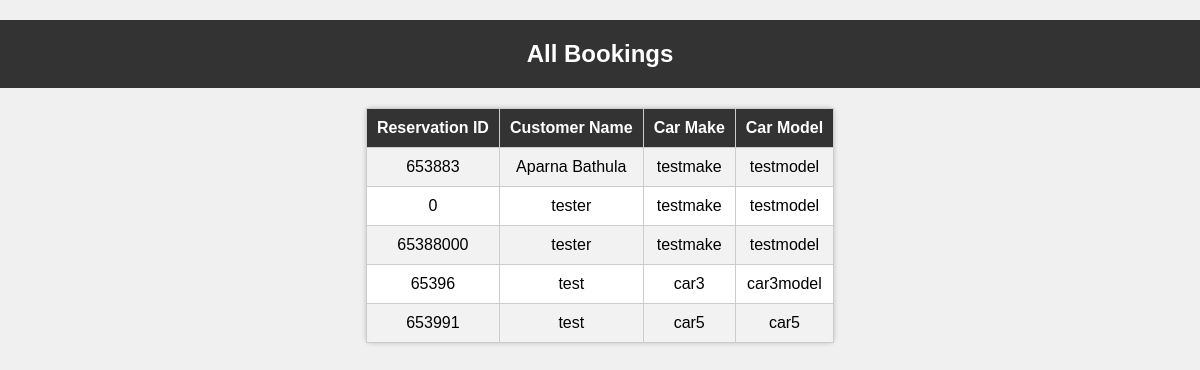
The page /vehiclerentalmanagementsystem/vehiclerental/bookings.php on the database its author committed.
### tables this page shows
CREATE TABLE `reservation` (
  `reservation_id` int(11) NOT NULL,
  `customer_id` int(11) NOT NULL,
  `car_id` int(11) NOT NULL
);

CREATE TABLE `customer` (
  `customer_id` varchar(200) NOT NULL,
  `name` varchar(255) NOT NULL,
  `email` varchar(255) NOT NULL,
  `phone_number` varchar(100) NOT NULL,
  `password` varchar(200) NOT NULL
);

CREATE TABLE `car` (
  `car_id` int(11) NOT NULL,
  `make` varchar(255) NOT NULL,
  `model` varchar(255) NOT NULL,
  `condition` varchar(255) NOT NULL
);

### vehiclerentalmanagementsystem/vehiclerental/bookings.php (the view, shortened to what this page needs)
<!DOCTYPE html>
<html>
<head>
</head>
<body>
    <?php
    require_once('config.php');
    $sql = "SELECT r.reservation_id, c.name AS customer_name, car.make, car.model FROM reservation r
            INNER JOIN customer c ON r.customer_id = c.customer_id
            INNER JOIN car ON r.car_id = car.car_id";
    $result = $conn->query($sql);
    if ($result->num_rows > 0) {
        echo "<h2>All Bookings</h2>";
        echo "<table border='1'>";
        echo "<tr><th>Reservation ID</th><th>Customer Name</th><th>Car Make</th><th>Car Model</th></tr>";
        while ($row = $result->fetch_assoc()) {
            echo "<tr>";
            echo "<td>" . $row["reservation_id"] . "</td>";
            echo "<td>" . $row["customer_name"] . "</td>";
            echo "<td>" . $row["make"] . "</td>";
            echo "<td>" . $row["model"] . "</td>";
            echo "</tr>";
        }
        echo "</table>";
    } else {
        echo "No bookings found.";
    }
    ?>
</body>
</html>

### vehiclerentalmanagementsystem/vehiclerental/bookings.php (style rules this page uses)
body { font-family: Arial, sans-serif; background-color: #f0f0f0; margin: 0; padding: 0; }
h2 { background-color: #333; color: #fff; padding: 20px; text-align: center; }
table { background-color: #fff; border-collapse: collapse; border-radius: 5px; box-shadow: 0 0 5px rgba(0, 0, 0, 0.2); margin: 20px auto; max-width: 800px; padding: 20px; }
th, td { padding: 10px; text-align: center; border: 1px solid #ccc; }
th { background-color: #333; color: #fff; }
tr:nth-child(even) { background-color: #f2f2f2; }

### rows shown on the page
reservation: reservation_id "653883", customer.name "Aparna Bathula", car.make "testmake", car.model "testmodel"
reservation: reservation_id "0", customer.name "tester", car.make "testmake", car.model "testmodel"
reservation: reservation_id "65388000", customer.name "tester", car.make "testmake", car.model "testmodel"
reservation: reservation_id "65396", customer.name "test", car.make "car3", car.model "car3model"
reservation: reservation_id "653991", customer.name "test", car.make "car5", car.model "car5"
